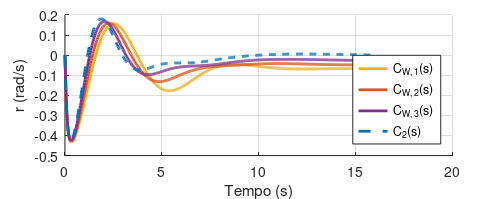

The MATLAB source for this figure:
% Define system matrices
A = [-0.0558 -1 0.0802 0.0416;
    0.598 -0.115 -0.0318 0;
    -3.05 0.388 -0.465 0;
    0 0.0805 1 0];
B = [0.00729; -0.475; 0.153; 0];
C = [0 1 0 0];
d = 0;

a = tf(10, [1 10]);

sys = ss(A,B,C,d);
sys_tf = tf(sys);


washout_1 = tf([1 0], [1 1/3]);
washout_2 = tf([1 0], [1 1/5]);
washout_3 = tf([1 0], [1 1/10]);

c_0 = tf(-3.02, [0.03268 0.4268 1]);
c_1 = tf(-1.635, [0.059 0.69 1]);
c_2 = tf(-2.106, [0.047 0.57 1]);
c_3 = tf(-2.614, [0.039 0.49 1]);


sys_cl_0 = feedback(sys_tf * a , c_0);
sys_cl_1 = feedback(sys_tf * a, c_1*washout_1);
sys_cl_2 = feedback(sys_tf * a, c_2*washout_2);
sys_cl_3 = feedback(sys_tf * a, c_3*washout_3);


[y_0,t_0] = impulse(sys_cl_0, 16);
[y_1,t_1] = impulse(sys_cl_1, 16);
[y_2,t_2] = impulse(sys_cl_2, 16);
[y_3,t_3] = impulse(sys_cl_3, 16);

% --- Time-Domain Impulse Response ---
h = figure;
hold on
plot(t_1,  squeeze(y_1), 'LineWidth',2, 'Color', '#EDB120');
plot(t_2,  squeeze(y_2), 'LineWidth',2, 'Color', '#D95319');
plot(t_3,  squeeze(y_3), 'LineWidth',2, 'Color', '#7E2F8E');
plot(t_0,  squeeze(y_0), '--', 'LineWidth',2, 'Color', '#0072BD');
legend('C_{W, 1}(s)','C_{W, 2}(s)','C_{W, 3}(s)', 'C_2(s)', 'Location','southeast')
%fontsize(12,"points");
xlabel('Tempo (s)');
ylabel('r (rad/s)')
grid on;

set(h,'Position', [0 0 500 200]);
set(h,'Units','Inches');
pos = get(h,'Position');
set(h,'PaperPositionMode','Auto','PaperUnits','Inches','PaperSize',[pos(3), pos(4)])
print(h,'mode','-dpdf','-r0')
